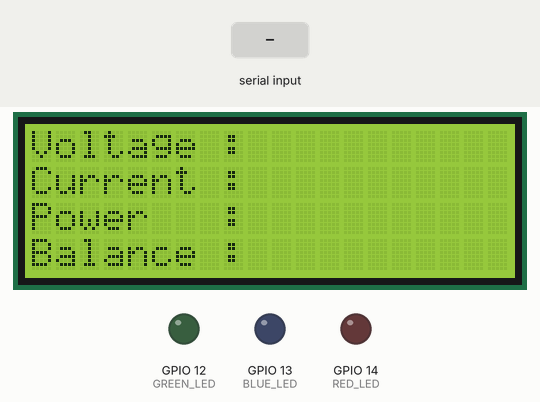
Bench run of a sketch on a simulated ESP32. Shown: 20×4 character LCD, output pins drawn as LEDs (lit = HIGH). The inputs (shaded band) are chosen by the test bench. WiFi joins after 1.5 s; servers stay silent unless stated; uploads are accepted with an empty reply; what the sketch prints to the serial monitor is not drawn.

Above: at 4.5 s.
4.6 s: "*#" received over Serial
At 8.6 s:
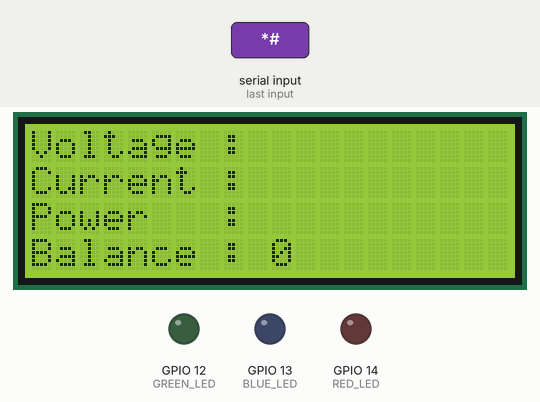
9.7 s: "$#" received over Serial
Timing chart, 0 to 12.7 s (numbered marks = the images above; inputs shaded):
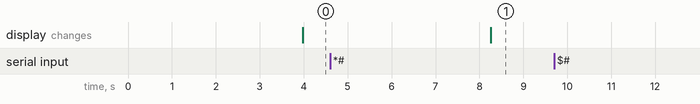

Measured:
- after the input at 4.6 s, the display: changes after 3.7 s (image 1)
- after the input at 9.7 s, every drawn part: stays the same

The sketch:

esp_mpdified.ino
```cpp
#define BLYNK_TEMPLATE_ID "TMPL6VM3nEEY7"
#define BLYNK_TEMPLATE_NAME "Balance"
#define BLYNK_AUTH_TOKEN "1k0Qeqw_VV0UtNbT3fVsiyz0aCfJNnEf"

/*
 * CC-0 by Sharafat Karim and Sadman Kabir
 */
#define BLYNK_PRINT Serial
#include <WiFi.h>
#include <HTTPClient.h>
#include <LiquidCrystal_I2C.h>
#include <BlynkSimpleEsp32.h>

LiquidCrystal_I2C lcd(0x27, 20, 4);

#define GREEN_LED 12  // Green LED pin
#define BLUE_LED 13   // Blue LED pin
#define RED_LED 14    // Red LED pin
#define buzzerPin 2

char auth[] = BLYNK_AUTH_TOKEN;

String WIFI_SSID = "Apple Watch";  // wifi - username
String WIFI_PASSWORD = "20842084";              // wifi - password
// String WIFI_SSID = "Sharafat";        // wifi - username
// String WIFI_PASSWORD = "88888888";  // wifi - password

// String WIFI_SSID = "PSTU Teachers";        // wifi - username
// String WIFI_PASSWORD = "PSTU@ICT#2021";  // wifi - password


String HOST_NAME = "https://metro-api-o34i.onrender.com";  // server address
String PATH_NAME = "/users/{id}";                          // server path
String rfidUID;
String balance;
String strVolt;
int balance_value = 0;
String power_mW;

String loadvoltage = "";  // "1"
String current = "";      // "2"
String power = "";
int receivedValue = 0;

BLYNK_WRITE(V5) {
  receivedValue = param.asInt();
  Serial.println(receivedValue);
}

void setup() {
  Serial.begin(9600);


  lcd.init();  // initialize the lcd
  lcd.init();
  lcd.backlight();


  pinMode(GREEN_LED, OUTPUT);
  pinMode(BLUE_LED, OUTPUT);
  pinMode(RED_LED, OUTPUT);
  connectToWiFi();

  // timer.setInterval(2500L, notifyOnFire);
  // Blynk.begin(auth, WIFI_SSID, WIFI_PASSWORD);
  Blynk.begin(auth, WIFI_SSID.c_str(), WIFI_PASSWORD.c_str());
}
int electricBill = 0;
void loop() {
  Blynk.run();
  //timer.run();
  //Blynk.config(auth);

  if (Serial.available()) {


    strVolt = Serial.readStringUntil('#');
    strVolt.trim();


    if (strVolt[0] == '*') {
      rfidUID = strVolt;
      Serial.print("Rfid -> ");
      Serial.println(rfidUID);
      rfidUID.replace("*", "");


      Serial.print("you total balance -> ");
      int num = getGetRequest(rfidUID);
      balance_value = num;
      balance = String(num);
      Blynk.virtualWrite(V0, balance_value);

    } else if (rfidUID[0] == '+') {

      Serial.print("Rfid -> ");
      Serial.println(rfidUID);

      int separatorIndex = rfidUID.indexOf(';');
      String val = rfidUID.substring(1, separatorIndex);
      rfidUID = rfidUID.substring(separatorIndex + 1, rfidUID.length());

      // Print the extracted values
      Serial.println("amount = " + val);
      Serial.println("rfidUID = " + rfidUID);

      Serial.print("current -> ");

      int num = getGetRequest(rfidUID);


      Serial.print("updated -> ");
      num = getGetRequest(rfidUID);

      ////////////////////

      ////////////////////
    } else if (strVolt[0] == '$') {
      Serial.print("volt -> ");
      Serial.println(strVolt);
      strVolt.replace("$", "");

      // Find the indices of the semicolons
      int firstSemicolon = strVolt.indexOf(';');
      int secondSemicolon = strVolt.indexOf(';', firstSemicolon + 1);

      // Extract the values
      loadvoltage = strVolt.substring(0, firstSemicolon);                // "1"
      current = strVolt.substring(firstSemicolon + 1, secondSemicolon);  // "2"
      power = strVolt.substring(secondSemicolon + 1);                    // "3"

      lcd.clear();
      lcd.setCursor(0, 0);
      lcd.print("Voltage : " + loadvoltage);
      lcd.setCursor(0, 1);
      lcd.print("Current : " + current);
      lcd.setCursor(0, 2);
      lcd.print("Power   : " + power);
      lcd.setCursor(0, 3);
      lcd.print("Balance : " + balance);

      int volt_in_int = loadvoltage.toInt();
      int current_in_int = current.toInt();
      int power_in_int = power.toInt();

      Blynk.virtualWrite(V1, volt_in_int);
      Blynk.virtualWrite(V2, current_in_int);
      Blynk.virtualWrite(V3, power_in_int);

      String strNumber = String(receivedValue);
      sendPUTRequestRecharge(rfidUID, strNumber);


      if ((loadvoltage == "0.00" && current == "0.00" && power == "0.00") || balance == "0.00" || balance == "0") {
        Blynk.virtualWrite(V4, "Meter off");
      } else {
        Blynk.virtualWrite(V4, "Meter on");
      }
      Serial.println("the string is:");
      Serial.println(strVolt);
    }
  }
  // delay(1000);
  for (int i = 0; i < 2; i++) {

    Serial.print("@");
    Serial.print(balance_value);
    Serial.println("#");
    delay(1000);
  }

  if (rfidUID != "" && power != "0.00")
    sendPUTRequestDischarge(rfidUID, "1");

  // delay(1000);


  lcd.clear();
  lcd.setCursor(0, 0);
  lcd.print("Voltage : " + loadvoltage);
  lcd.setCursor(0, 1);
  lcd.print("Current : " + current);
  lcd.setCursor(0, 2);
  lcd.print("Power   : " + power);
  lcd.setCursor(0, 3);
  lcd.print("Balance : " + balance);
}

void connectToWiFi() {
  WiFi.begin(WIFI_SSID, WIFI_PASSWORD);
  Serial.println("Connecting");
  while (WiFi.status() != WL_CONNECTED) {
    delay(500);
    Serial.print(".");
  }
  Serial.println("");

  Serial.print("Connected!");
}

void dBReference() {
  int returnedValue = getGetRequest("sadman");
  Serial.print("you returned -> ");
  Serial.println(returnedValue);

  sendPUTRequestDischarge("sadman", "1");
}

int getGetRequest(String queryString) {
  HTTPClient http;

  http.begin(HOST_NAME + PATH_NAME + "?key=" + queryString);
  http.addHeader("Content-Type", "application/x-www-form-urlencoded");
  int httpCode = http.GET();

  // httpCode will be negative on error
  if (httpCode > 0) {
    // file found at server
    if (httpCode == HTTP_CODE_OK) {
      String payload = http.getString();
      Serial.println(payload);

      http.end();
      return payload.toInt();
    } else {
      // HTTP header has been send and Server response header has been handled
      Serial.printf("[HTTP] GET... code: %d\n", httpCode);
    }
  } else {
    Serial.printf("[HTTP] GET... failed, error: %s\n", http.errorToString(httpCode).c_str());
  }

  http.end();
  sleep(1);
  return (0);
}

void sendPUTRequestRecharge(String queryString, String balance) {
  HTTPClient http;

  http.begin(HOST_NAME + "/users/+/{id}?key=" + queryString + "&val=" + balance);
  http.addHeader("Content-Type", "application/x-www-form-urlencoded");

  int httpCode = http.PUT(queryString);

  // httpCode will be negative on error
  if (httpCode > 0) {
    // file found at server
    if (httpCode == HTTP_CODE_OK) {
      String payload = http.getString();
      Serial.println(payload);
    } else {
      // HTTP header has been send and Server response header has been handled
      Serial.printf("[HTTP] PUT... code: %d\n", httpCode);
    }
  } else {
    Serial.printf("[HTTP] PUT... failed, error: %s\n", http.errorToString(httpCode).c_str());
  }

  http.end();
}

void sendPUTRequestDischarge(String queryString, String balance) {
  HTTPClient http;

  http.begin(HOST_NAME + "/users/-/{id}?key=" + queryString + "&val=" + balance);
  http.addHeader("Content-Type", "application/x-www-form-urlencoded");

  int httpCode = http.PUT(queryString);

  // httpCode will be negative on error
  if (httpCode > 0) {
    // file found at server
    if (httpCode == HTTP_CODE_OK) {
      String payload = http.getString();
      Serial.println(payload);
    } else {
      // HTTP header has been send and Server response header has been handled
      Serial.printf("[HTTP] PUT... code: %d\n", httpCode);
    }
  } else {
    Serial.printf("[HTTP] PUT... failed, error: %s\n", http.errorToString(httpCode).c_str());
  }

  http.end();
}
```
